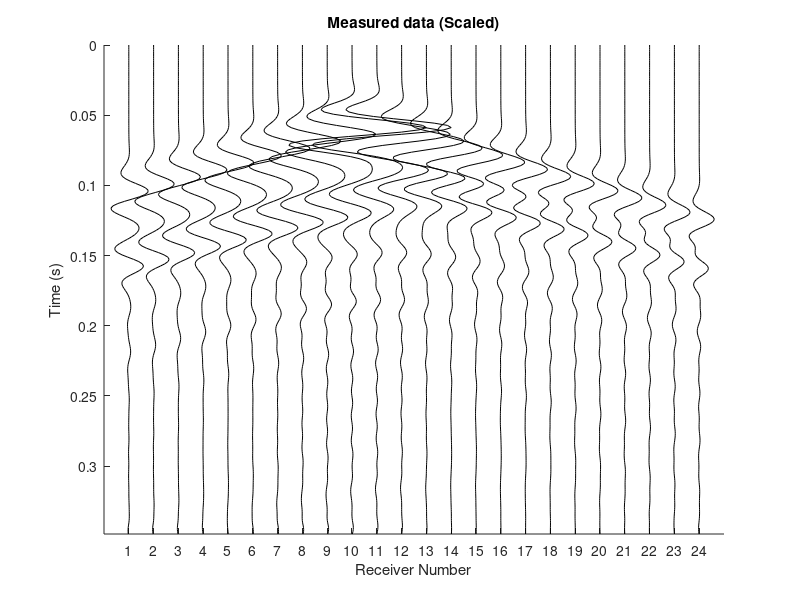

Write MATLAB code to recreate this figure. (Note: this script raises an error after producing the figure.)
clear; close all;

%%%% Spatial parameters %%%%
nz = 24; dz = 0.75;                  % Number of grid points and spacing in z-direction
nx = 49; dx = 0.75;                  % Number of grid points and spacing in x-direction
z = 0:dz:(nz-1)*dz;                  % Depth axis
x = 0:dx:(nx-1)*dx;                  % Horizontal axis
pad = 20;                            % Padding for FDTD simulation

%%% Source locations %%%
sx = 1:4:49;                         % Source positions in x-direction (every other point)
nsx = length(sx); Ns = nsx;         % Number of sources
Sz = 1*ones(Ns,1);                  % Fixed z-index for all sources
Sx = zeros(Ns,1);                   % x-indices to be filled

for j = 1:nsx
    Sx(j) = sx(j);
end

S = [Sz, Sx];                        % Source positions as [z, x]

%%% Receiver locations %%%
rx = 2:2:48;                         % Receiver positions in x-direction (evenly spaced)
nrx = length(rx); Nr = nrx;         % Number of receivers
Rz = 1*ones(Nr,1);                  % Fixed z-index for all receivers
Rx = zeros(Nr,1);

for j = 1:nrx
    Rx(j) = rx(j);
end

R = [Rz, Rx];                        % Receiver positions as [z, x]
dr = 2 * dx;                         % Receiver spacing in meters
R_rm = 0;                            % Receiver removal threshold (if needed)

%%% Source-receiver distances %%%
distance = zeros(Ns, Nr);
for i = 1:Ns
    distance(i,:) = sqrt((Rx - Sx(i)).^2 * dx^2 + (Rz - Sz(i)).^2 * dz^2)';
    for j = 1:Nr
        if distance(i,j) == 0
            distance(i,j) = dx;      % Avoid zero distance
        end
    end
end

%%% Step 1: Define the True Model %%%
Vs = 300 * ones(nz,nx);             % Initialize Vs as constant

% Create a void (low-velocity zone) in the model
void_nz = 3; void_nx = 3;                              % Size of the void
start_z = round(nz/3 - void_nz/3);                      % Starting z-index
start_x = round(nx/2 - void_nx/2);                      % Starting x-index
Vs(start_z:(start_z+void_nz-1), start_x:(start_x+void_nx-1)) = 10;  % Low velocity for void

Vs = imgaussfilt(Vs, 0.5);                                % Smooth model using Gaussian filter

rho = 1250 + 0.62 * Vs;                                 % Empirical relationship for density

Vs_True = Vs;
rho_True = rho;

% %%% Time parameters for wavefield simulation %%%
tmax = 0.35;                         % Max simulation time (s)
Vmax = max(Vs(:));                 % Max shear velocity
dts = 0.9 / (Vmax * sqrt(1/dx^2 + 1/dz^2));  % Stable time step
ts = 0:dts:tmax; nts = length(ts);           % Time axis

load('seismic_wavefield_void.mat')

%%% Plot recorded data for the first source %%%
figure(2);
set(gcf, 'Color', 'w');
RR_test = D(:,:,6);
RR_test = RR_test / max(abs(RR_test(:)));
scale = 3;

hold on
for i = 1:Nr
    plot(RR_test(:,i) * scale + i, ts, 'k');
end
hold off
title('Measured data (Scaled)')
axis([0 Nr+1 min(ts) max(ts)]);
xticks(1:1:Nr);
ylabel('Time (s)'); xlabel('Receiver Number');
set(gca, 'YDir', 'reverse');

%% === STEP 1: Prepare ANN Training Data ===
[nT, nR, nS] = size(D);
source_x = S(:,2);       % Source x-indices
receiver_x = Rx(:)';     % Receiver x-indices (row vector)

% Compute distance between each source and all receivers
Input_dist = abs(source_x - receiver_x);      % [Ns x Nr]
Input_dist = normalize(Input_dist, 2);        % Row-wise normalization to [0,1]

% Reshape 3D wavefield to 2D matrix for ANN target output
Y_output = zeros(nS, nT * nR);
for i = 1:nS
    temp = squeeze(D(:,:,i));
    Y_output(i,:) = temp(:)';
end

% Normalize output
Y_mean = mean(Y_output, 1);
Y_std = std(Y_output, [], 1);
Y_output_norm = (Y_output - Y_mean) ./ Y_std;

%% === Define and Train the Neural Network ===
layers = [
    featureInputLayer(nR)
    fullyConnectedLayer(512)
    reluLayer
    fullyConnectedLayer(1024)
    reluLayer
    fullyConnectedLayer(2048)
    reluLayer
    fullyConnectedLayer(nT * nR)
    regressionLayer
    ];

options = trainingOptions('adam', ...
    'MaxEpochs', 500, ...
    'MiniBatchSize', 4, ...
    'InitialLearnRate',1e-3, ...
    'Shuffle', 'every-epoch', ...
    'Verbose', false, ...
    'Plots','training-progress');

net = trainNetwork(Input_dist, Y_output_norm, layers, options);

%% === Predict surface wavefield across all horizontal grid points ===
x_src_new = 24;                       % Example: fixed source index
D_pred = zeros(nT, nx);              % Predicted wavefield across surface

for ix = 1:nx
    dist_tmp = abs(x_src_new - receiver_x);
    dist_tmp = normalize(dist_tmp);
    
    Y_pred_norm = predict(net, dist_tmp);
    Y_pred = Y_pred_norm .* Y_std + Y_mean;
    D_temp = reshape(Y_pred, [nT, nR]);
    
    [~, idx_closest] = min(abs(receiver_x - ix));
    D_pred(:,ix) = D_temp(:,idx_closest);
end

% Plot predicted surface wavefield
D_pred_norm = D_pred / max(abs(D_pred(:)));
scale = 3;

figure(3); clf;
set(gcf, 'Color', 'w');
hold on;
for i = 1:nx
    plot(D_pred_norm(:,i) * scale + i, ts, 'k');
end
hold off;
title('Predicted surface wavefield (Scaled)');
xlabel('Grid index x'); ylabel('Time (s)');
set(gca, 'YDir', 'reverse');
axis([0 nx+1 min(ts) max(ts)]);
xticks(0:5:nx-1);
